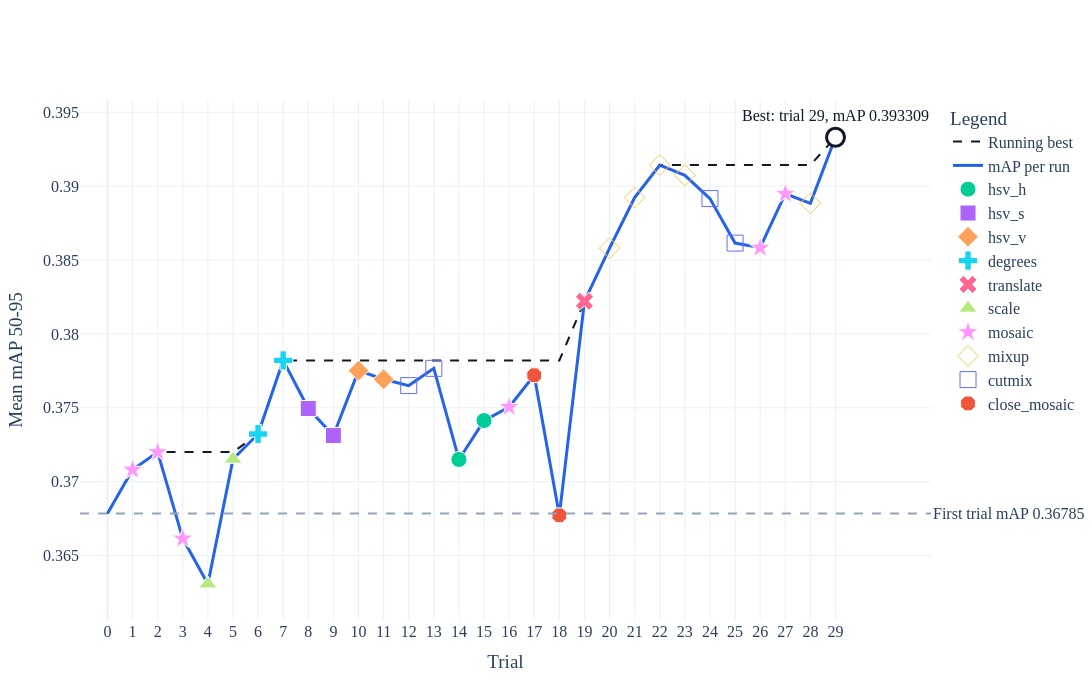

Notebook code cell kept with this figure:
### Code cell
df = pl.read_csv(here("archive", "LLM_HPO.csv")).join(
    pl.read_csv(here("archive", "LLM_mAP.csv")),
    how="left",
    on="trial",

).rename(
    {"mean_mAP_50_95": "mAP"}
)

legend_order = [
    "hsv_h",
    "hsv_s",
    "hsv_v",
    "degrees",
    "translate",
    "scale",
    "shear",
    "perspective",
    "flipud",
    "fliplr",
    "bgr",
    "mosaic",
    "mixup",
    "cutmix",
    "copy_paste",
    "close_mosaic",
    "multiple shifted",
]

marker_symbols = [
    "circle",          # hsv_h
    "square",          # hsv_s
    "diamond",         # hsv_v
    "cross",           # degrees
    "x",               # translate
    "triangle-up",     # scale
    "triangle-down",   # shear
    "triangle-left",   # perspective
    "triangle-right",  # flipud
    "pentagon",        # fliplr
    "hexagon",         # bgr
    "star",            # mosaic
    "diamond-open",    # mixup
    "square-open",     # cutmix
    "circle-open",     # copy_paste
    "octagon",         # close_mosaic
    "cross-open",      # multiple shifted
]

symbol_map = dict(zip(legend_order, marker_symbols))


# Change this to your actual score column
SCORE_COL = "mAP"   # or "mAP50-95_value", "map50_value", etc.
TRIAL_COL = "trial"

# Hyperparameter columns: adjust exclusions if needed
value_cols = [
    col for col in df.columns
    if col.endswith("_value")
]

# Normalize hyperparameter columns to 0-1 before diffing
normalized = df.with_columns([
    pl.when(pl.col(col).max() == pl.col(col).min())
    .then(0.0)
    .otherwise(
        (pl.col(col) - pl.col(col).min())
        / (pl.col(col).max() - pl.col(col).min())
    )
    .alias(col)
    for col in value_cols
])

# Absolute trial-to-trial hyperparameter shifts
diff_df = normalized.with_columns([
    pl.col(col).diff().abs().fill_null(0).alias(col)
    for col in value_cols
])

def largest_shift_label(row, cols, tolerance=0.05):
    if not cols:
        return "no hyperparameter columns found"

    changes = {col: row[col] for col in cols if row[col] is not None}

    if not changes:
        return "no shift"

    max_change = max(changes.values())

    if max_change == 0:
        return "baseline"

    close_cols = [
        col for col, value in changes.items()
        if value >= max_change * (1 - tolerance)
    ]

    if len(close_cols) > 1:
        return "multiple shifted"

    return (
        close_cols[0]
        .removeprefix("params_")
        .removesuffix("_value")
    )

shift_labels = [
    largest_shift_label(row, value_cols, tolerance=0.05)
    for row in diff_df.to_dicts()
]

plot_df = df.with_columns(
    pl.Series("largest_shift", shift_labels)
).with_columns(
    pl.col(SCORE_COL).cum_max().alias("running_best")
)

x = plot_df[TRIAL_COL].to_list()
y = plot_df[SCORE_COL].to_list()
running_best = plot_df["running_best"].to_list()
labels = plot_df["largest_shift"].to_list()

baseline = y[0]
best_idx = max(range(len(y)), key=lambda i: y[i])
best_trial = x[best_idx]
best_score = y[best_idx]

fig = go.Figure()

# Running best
fig.add_trace(go.Scatter(
    x=x,
    y=running_best,
    mode="lines",
    name="Running best",
    line=dict(color="#111827", width=2, dash="dash"),
))

# Baseline horizontal line
fig.add_hline(
    y=baseline,
    line_dash="dash",
    line_color="#94A3B8",
    annotation_text=f"First trial mAP {baseline:.5f}",
    annotation_position="right",
)

# Main line
fig.add_trace(go.Scatter(
    x=x,
    y=y,
    mode="lines",
    name="mAP per run",
    line=dict(color="#2563EB", width=3),
))

# Colored points by largest shifted hyperparameter
categories = sorted(set(labels))

for category in legend_order:
    idxs = [i for i, label in enumerate(labels) if label == category]

    if not idxs:
        continue

    fig.add_trace(go.Scatter(
        x=[x[i] for i in idxs],
        y=[y[i] for i in idxs],
        mode="markers",
        name=category,
        marker=dict(
            size=16,
            symbol=symbol_map.get(category, "circle"),
            line=dict(width=1, color="white"),
        ),
        customdata=[labels[i] for i in idxs],
        hovertemplate=(
            "Trial: %{x}<br>"
            f"{SCORE_COL}: " + "%{y:.5f}<br>"
            "Largest shift: %{customdata}<extra></extra>"
        ),
    ))





# Highlight best point
fig.add_trace(go.Scatter(
    x=[best_trial],
    y=[best_score],
    mode="markers",
    name="Best",
    marker=dict(
        size=18,
        color="white",
        line=dict(color="#111827", width=3),
    ),
    showlegend=False,
))

fig.add_annotation(
    x=best_trial,
    y=best_score,
    text=f"Best: trial {best_trial}, {SCORE_COL} {best_score:.6f}",
    showarrow=False,
    yshift=22,
    font=dict(size=16, color="#111827"),
)

fig.update_layout(
    xaxis_title="Trial",
    yaxis_title="Mean mAP 50-95",
    template="plotly_white",
    width=1200,
    height=700,
    legend_title="Legend",
    font=dict(
        family="Times New Roman",
        size=16,
    )
)

fig.update_xaxes(
    tickmode="array",
    tickvals=x,
    showgrid=True,
)

fig.update_yaxes(showgrid=True)

path = here("figs", "LLM_HPO_line.png")

fig.write_image(path, width=1200,
    height=700,
    scale=4,)

with Image.open(path) as image:
    image.save(path, dpi=(600, 600))

fig

### Figure 1 — Plotly figure (JSON) as saved in the notebook; plotly's stock layout.template omitted (floating-point values rounded to 4 significant figures)
{"data": [{"line": {"color": "#111827", "dash": "dash", "width": 2}, "mode": "lines", "name": "Running best", "type": "scatter", "x": [0, 1, 2, 3, 4, 5, 6, 7, 8, 9, 10, 11, 12, 13, 14, 15, 16, 17, 18, 19, 20, 21, 22, 23, 24, 25, 26, 27, 28, 29], "y": [0.3679, 0.3708, 0.372, 0.372, 0.372, 0.372, 0.3732, 0.3782, 0.3782, 0.3782, 0.3782, 0.3782, 0.3782, 0.3782, 0.3782, 0.3782, 0.3782, 0.3782, 0.3782, 0.3822, 0.3858, 0.3892, 0.3914, 0.3914, 0.3914, 0.3914, 0.3914, 0.3914, 0.3914, 0.3933]}, {"line": {"color": "#2563EB", "width": 3}, "mode": "lines", "name": "mAP per run", "type": "scatter", "x": [0, 1, 2, 3, 4, 5, 6, 7, 8, 9, 10, 11, 12, 13, 14, 15, 16, 17, 18, 19, 20, 21, 22, 23, 24, 25, 26, 27, 28, 29], "y": [0.3679, 0.3708, 0.372, 0.3662, 0.3631, 0.3715, 0.3732, 0.3782, 0.375, 0.3731, 0.3775, 0.3769, 0.3765, 0.3777, 0.3715, 0.3741, 0.3751, 0.3772, 0.3677, 0.3822, 0.3858, 0.3892, 0.3914, 0.3907, 0.3892, 0.3861, 0.3858, 0.3895, 0.3888, 0.3933]}, {"customdata": ["hsv_h", "hsv_h"], "hovertemplate": "Trial: %{x}<br>mAP: %{y:.5f}<br>Largest shift: %{customdata}<extra></extra>", "marker": {"line": {"color": "white", "width": 1}, "size": 16, "symbol": "circle"}, "mode": "markers", "name": "hsv_h", "type": "scatter", "x": [14, 15], "y": [0.3715, 0.3741]}, {"customdata": ["hsv_s", "hsv_s"], "hovertemplate": "Trial: %{x}<br>mAP: %{y:.5f}<br>Largest shift: %{customdata}<extra></extra>", "marker": {"line": {"color": "white", "width": 1}, "size": 16, "symbol": "square"}, "mode": "markers", "name": "hsv_s", "type": "scatter", "x": [8, 9], "y": [0.375, 0.3731]}, {"customdata": ["hsv_v", "hsv_v"], "hovertemplate": "Trial: %{x}<br>mAP: %{y:.5f}<br>Largest shift: %{customdata}<extra></extra>", "marker": {"line": {"color": "white", "width": 1}, "size": 16, "symbol": "diamond"}, "mode": "markers", "name": "hsv_v", "type": "scatter", "x": [10, 11], "y": [0.3775, 0.3769]}, {"customdata": ["degrees", "degrees"], "hovertemplate": "Trial: %{x}<br>mAP: %{y:.5f}<br>Largest shift: %{customdata}<extra></extra>", "marker": {"line": {"color": "white", "width": 1}, "size": 16, "symbol": "cross"}, "mode": "markers", "name": "degrees", "type": "scatter", "x": [6, 7], "y": [0.3732, 0.3782]}, {"customdata": ["translate"], "hovertemplate": "Trial: %{x}<br>mAP: %{y:.5f}<br>Largest shift: %{customdata}<extra></extra>", "marker": {"line": {"color": "white", "width": 1}, "size": 16, "symbol": "x"}, "mode": "markers", "name": "translate", "type": "scatter", "x": [19], "y": [0.3822]}, {"customdata": ["scale", "scale", "scale"], "hovertemplate": "Trial: %{x}<br>mAP: %{y:.5f}<br>Largest shift: %{customdata}<extra></extra>", "marker": {"line": {"color": "white", "width": 1}, "size": 16, "symbol": "triangle-up"}, "mode": "markers", "name": "scale", "type": "scatter", "x": [4, 5, 29], "y": [0.3631, 0.3715, 0.3933]}, {"customdata": ["mosaic", "mosaic", "mosaic", "mosaic", "mosaic", "mosaic"], "hovertemplate": "Trial: %{x}<br>mAP: %{y:.5f}<br>Largest shift: %{customdata}<extra></extra>", "marker": {"line": {"color": "white", "width": 1}, "size": 16, "symbol": "star"}, "mode": "markers", "name": "mosaic", "type": "scatter", "x": [1, 2, 3, 16, 26, 27], "y": [0.3708, 0.372, 0.3662, 0.3751, 0.3858, 0.3895]}, {"customdata": ["mixup", "mixup", "mixup", "mixup", "mixup"], "hovertemplate": "Trial: %{x}<br>mAP: %{y:.5f}<br>Largest shift: %{customdata}<extra></extra>", "marker": {"line": {"color": "white", "width": 1}, "size": 16, "symbol": "diamond-open"}, "mode": "markers", "name": "mixup", "type": "scatter", "x": [20, 21, 22, 23, 28], "y": [0.3858, 0.3892, 0.3914, 0.3907, 0.3888]}, {"customdata": ["cutmix", "cutmix", "cutmix", "cutmix"], "hovertemplate": "Trial: %{x}<br>mAP: %{y:.5f}<br>Largest shift: %{customdata}<extra></extra>", "marker": {"line": {"color": "white", "width": 1}, "size": 16, "symbol": "square-open"}, "mode": "markers", "name": "cutmix", "type": "scatter", "x": [12, 13, 24, 25], "y": [0.3765, 0.3777, 0.3892, 0.3861]}, {"customdata": ["close_mosaic", "close_mosaic"], "hovertemplate": "Trial: %{x}<br>mAP: %{y:.5f}<br>Largest shift: %{customdata}<extra></extra>", "marker": {"line": {"color": "white", "width": 1}, "size": 16, "symbol": "octagon"}, "mode": "markers", "name": "close_mosaic", "type": "scatter", "x": [17, 18], "y": [0.3772, 0.3677]}, {"marker": {"color": "white", "line": {"color": "#111827", "width": 3}, "size": 18}, "mode": "markers", "name": "Best", "showlegend": false, "type": "scatter", "x": [29], "y": [0.3933]}], "layout": {"annotations": [{"showarrow": false, "text": "First trial mAP 0.36785", "x": 1, "xanchor": "left", "xref": "x domain", "y": 0.3679, "yanchor": "middle", "yref": "y"}, {"font": {"color": "#111827", "size": 16}, "showarrow": false, "text": "Best: trial 29, mAP 0.393309", "x": 29, "y": 0.3933, "yshift": 22}], "font": {"family": "Times New Roman", "size": 16}, "height": 700, "legend": {"title": {"text": "Legend"}}, "shapes": [{"line": {"color": "#94A3B8", "dash": "dash"}, "type": "line", "x0": 0, "x1": 1, "xref": "x domain", "y0": 0.3679, "y1": 0.3679, "yref": "y"}], "width": 1200, "xaxis": {"showgrid": true, "tickmode": "array", "tickvals": [0, 1, 2, 3, 4, 5, 6, 7, 8, 9, 10, 11, 12, 13, 14, 15, 16, 17, 18, 19, 20, 21, 22, 23, 24, 25, 26, 27, 28, 29], "title": {"text": "Trial"}}, "yaxis": {"showgrid": true, "title": {"text": "Mean mAP 50-95"}}}}
